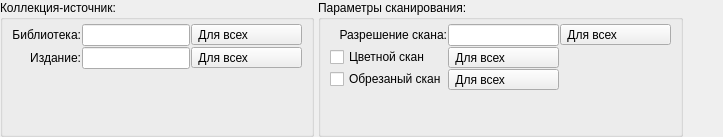
              <widget class="QFrame" name="frame">
               <property name="frameShape">
                <enum>QFrame::NoFrame</enum>
               </property>
               <property name="frameShadow">
                <enum>QFrame::Raised</enum>
               </property>
               <layout class="QHBoxLayout" name="horizontalLayout_2">
                <property name="spacing">
                 <number>4</number>
                </property>
                <property name="margin">
                 <number>0</number>
                </property>
                <item>
                 <widget class="QGroupBox" name="groupBox_2">
                  <property name="title">
                   <string>Коллекция-источник:</string>
                  </property>
                  <layout class="QVBoxLayout" name="verticalLayout_5">
                   <property name="topMargin">
                    <number>4</number>
                   </property>
                   <property name="bottomMargin">
                    <number>4</number>
                   </property>
                   <item>
                    <layout class="QGridLayout" name="gridLayout_3">
                     <property name="spacing">
                      <number>1</number>
                     </property>
                     <item row="0" column="0">
                      <widget class="QLabel" name="label_11">
                       <property name="text">
                        <string>Библиотека:</string>
                       </property>
                       <property name="alignment">
                        <set>Qt::AlignRight|Qt::AlignTrailing|Qt::AlignVCenter</set>
                       </property>
                      </widget>
                     </item>
                     <item row="0" column="1">
                      <widget class="QLineEdit" name="lineEditBiblio">
                       <property name="maxLength">
                        <number>32767</number>
                       </property>
                      </widget>
                     </item>
                     <item row="1" column="0">
                      <widget class="QLabel" name="label_12">
                       <property name="text">
                        <string>Издание:</string>
                       </property>
                       <property name="alignment">
                        <set>Qt::AlignRight|Qt::AlignTrailing|Qt::AlignVCenter</set>
                       </property>
                      </widget>
                     </item>
                     <item row="1" column="1">
                      <widget class="QLineEdit" name="lineEditDVDNum"/>
                     </item>
                     <item row="0" column="2">
                      <widget class="QToolButton" name="toolButtonSetForAllLibrary">
                       <property name="toolTip">
                        <string>Установить для всех книг</string>
                       </property>
                       <property name="text">
                        <string>Для всех              </string>
                       </property>
                       <property name="icon">
                        <iconset>
                         <normaloff>:/icons/document-save-all.png</normaloff>:/icons/document-save-all.png</iconset>
                       </property>
                       <property name="iconSize">
                        <size>
                         <width>20</width>
                         <height>20</height>
                        </size>
                       </property>
                       <property name="toolButtonStyle">
                        <enum>Qt::ToolButtonIconOnly</enum>
                       </property>
                      </widget>
                     </item>
                     <item row="1" column="2">
                      <widget class="QToolButton" name="toolButtonSetForAllLibraryIssue">
                       <property name="toolTip">
                        <string>Установить для всех книг</string>
                       </property>
                       <property name="text">
                        <string>Для всех              </string>
                       </property>
                       <property name="icon">
                        <iconset>
                         <normaloff>:/icons/document-save-all.png</normaloff>:/icons/document-save-all.png</iconset>
                       </property>
                       <property name="iconSize">
                        <size>
                         <width>20</width>
                         <height>20</height>
                        </size>
                       </property>
                       <property name="toolButtonStyle">
                        <enum>Qt::ToolButtonIconOnly</enum>
                       </property>
                      </widget>
                     </item>
                    </layout>
                   </item>
                   <item>
                    <spacer name="verticalSpacer_5">
                     <property name="orientation">
                      <enum>Qt::Vertical</enum>
                     </property>
                     <property name="sizeHint" stdset="0">
                      <size>
                       <width>20</width>
                       <height>40</height>
                      </size>
                     </property>
                    </spacer>
                   </item>
                  </layout>
                 </widget>
                </item>
                <item>
                 <widget class="QGroupBox" name="groupBox">
                  <property name="title">
                   <string>Параметры сканирования:</string>
                  </property>
                  <layout class="QVBoxLayout" name="verticalLayout_4">
                   <property name="topMargin">
                    <number>4</number>
                   </property>
                   <property name="bottomMargin">
                    <number>4</number>
                   </property>
                   <item>
                    <layout class="QGridLayout" name="gridLayout_2">
                     <property name="spacing">
                      <number>1</number>
                     </property>
                     <item row="0" column="0">
                      <widget class="QLabel" name="label_14">
                       <property name="text">
                        <string>Разрешение скана:</string>
                       </property>
                       <property name="alignment">
                        <set>Qt::AlignRight|Qt::AlignTrailing|Qt::AlignVCenter</set>
                       </property>
                      </widget>
                     </item>
                     <item row="0" column="1">
                      <widget class="QLineEdit" name="lineEditDpi">
                       <property name="inputMask">
                        <string>D000000; </string>
                       </property>
                       <property name="maxLength">
                        <number>7</number>
                       </property>
                      </widget>
                     </item>
                     <item row="1" column="0">
                      <widget class="QCheckBox" name="checkBoxColorScan">
                       <property name="sizePolicy">
                        <sizepolicy hsizetype="Expanding" vsizetype="Fixed">
                         <horstretch>0</horstretch>
                         <verstretch>0</verstretch>
                        </sizepolicy>
                       </property>
                       <property name="layoutDirection">
                        <enum>Qt::LeftToRight</enum>
                       </property>
                       <property name="text">
                        <string>Цветной скан</string>
                       </property>
                      </widget>
                     </item>
                     <item row="2" column="0">
                      <widget class="QCheckBox" name="checkBoxClearScan">
                       <property name="layoutDirection">
                        <enum>Qt::LeftToRight</enum>
                       </property>
                       <property name="text">
                        <string>Обрезаный скан</string>
                       </property>
                      </widget>
                     </item>
                     <item row="1" column="1">
                      <widget class="QToolButton" name="toolButtonSetForAllColorScan">
                       <property name="toolTip">
                        <string>Установить для всех книг</string>
                       </property>
                       <property name="text">
                        <string>Для всех              </string>
                       </property>
                       <property name="icon">
                        <iconset>
                         <normaloff>:/icons/document-save-all.png</normaloff>:/icons/document-save-all.png</iconset>
                       </property>
                       <property name="iconSize">
                        <size>
                         <width>20</width>
                         <height>20</height>
                        </size>
                       </property>
                       <property name="toolButtonStyle">
                        <enum>Qt::ToolButtonIconOnly</enum>
                       </property>
                      </widget>
                     </item>
                     <item row="0" column="2">
                      <widget class="QToolButton" name="toolButtonSetForAllScanDpi">
                       <property name="toolTip">
                        <string>Установить для всех книг</string>
                       </property>
                       <property name="text">
                        <string>Для всех              </string>
                       </property>
                       <property name="icon">
                        <iconset>
                         <normaloff>:/icons/document-save-all.png</normaloff>:/icons/document-save-all.png</iconset>
                       </property>
                       <property name="iconSize">
                        <size>
                         <width>20</width>
                         <height>20</height>
                        </size>
                       </property>
                       <property name="toolButtonStyle">
                        <enum>Qt::ToolButtonIconOnly</enum>
                       </property>
                      </widget>
                     </item>
                     <item row="2" column="1">
                      <widget class="QToolButton" name="toolButtonSetForAllCleanScan">
                       <property name="toolTip">
                        <string>Установить для всех книг</string>
                       </property>
                       <property name="text">
                        <string>Для всех              </string>
                       </property>
                       <property name="icon">
                        <iconset>
                         <normaloff>:/icons/document-save-all.png</normaloff>:/icons/document-save-all.png</iconset>
                       </property>
                       <property name="iconSize">
                        <size>
                         <width>20</width>
                         <height>20</height>
                        </size>
                       </property>
                       <property name="toolButtonStyle">
                        <enum>Qt::ToolButtonIconOnly</enum>
                       </property>
                      </widget>
                     </item>
                    </layout>
                   </item>
                   <item>
                    <spacer name="verticalSpacer_6">
                     <property name="orientation">
                      <enum>Qt::Vertical</enum>
                     </property>
                     <property name="sizeHint" stdset="0">
                      <size>
                       <width>20</width>
                       <height>40</height>
                      </size>
                     </property>
                    </spacer>
                   </item>
                  </layout>
                 </widget>
                </item>
                <item>
                 <spacer name="horizontalSpacer">
                  <property name="orientation">
                   <enum>Qt::Horizontal</enum>
                  </property>
                  <property name="sizeHint" stdset="0">
                   <size>
                    <width>40</width>
                    <height>20</height>
                   </size>
                  </property>
                 </spacer>
                </item>
               </layout>
              </widget>
